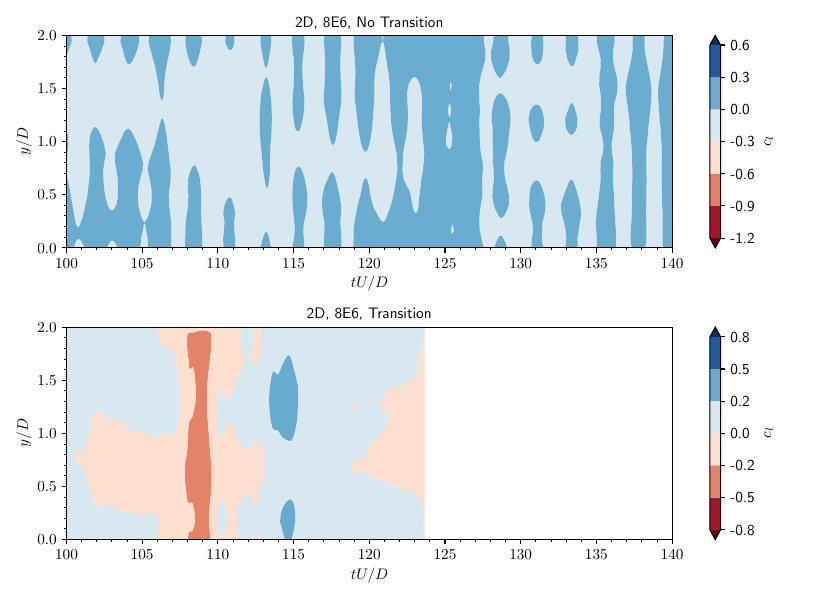

Source code (Python):
from cycler import cycler
import matplotlib.pyplot as plt
import numpy as np
from typing import Tuple
from _utils import read_hy

if __name__ == "__main__":

    # ------------------------ #
    # INPUTS
    # ------------------------ #

    files_to_be_plotted = [
            #"02_8D_5E6_DES",
            #"05_4D_5E6_DES",
            #"06_2D_5E6_DES",
            "08_2D_8E6_DES",
            "09_2D_8E6_DES_TRANSITION",
            ]

    titles = [
            #"8D, 5E6, IDDES",
            #"4D, 5E6, IDDES",
            "2D, 8E6, No Transition",
            "2D, 8E6, Transition",
            ]

    timestep = 6e-3

    # ------------------------ #
    # PLOTTING
    # ------------------------ #
    figh = len(files_to_be_plotted)

    fig, axs, = plt.subplots(
            len(files_to_be_plotted), 1,
            figsize=(8.4,3 * figh), 
            squeeze=False,
            )

    # enable easy iterating through the axes and titles
    ax_iter = iter(axs[:,0])
    title_iter = iter(titles)

    # fix positions ...
    ylim_iter = iter([2.0, 2.0])

    cs = None
    for file in files_to_be_plotted:
        # append filetype
        file = f"{file}/grid.1HY"

        # get the next active axis and title
        ax = next(ax_iter)
        title = next(title_iter)
        ylim = next(ylim_iter)

        # iterations, pos, fx, fy, fz
        iterations, positions, lift, _, drag = read_hy(file)

        # get length of spanwise element
        dy = positions[0,1] - positions[0,0]

        # normalize lift and drag (note: force per unit span)
        lift = 2.0 * lift / dy / 8
        drag = 2.0 * drag / dy / 8
        
        print(np.mean(np.mean(drag)))


        # compute time from iterations
        time = iterations * timestep

        # prepare meshgrid
        x = time
        y = positions[0,:]
        x, y = np.meshgrid(x, y)
        z = lift.T

        # plot meshgrid
        cvals = ax.contourf(x, y, z, cmap="RdBu", extend="both")
        cbar = fig.colorbar(cvals, format="%1.1f", ax=ax)
        cbar.ax.set_ylabel(r"$c_l$")

        # adjust cosmetics
        ax.set(
                xlabel=r"$tU/D$",
                ylabel=r"$y/D$",
                xlim=[100, 140],
                ylim=[0, ylim],
                title=f"{title}",
            )

        # disable grid
        ax.grid(False)

    #axs[0,0].set(xlabel=None)

    plt.tight_layout()
    plt.savefig("p4_sectional_transients.pdf")
    plt.show()
